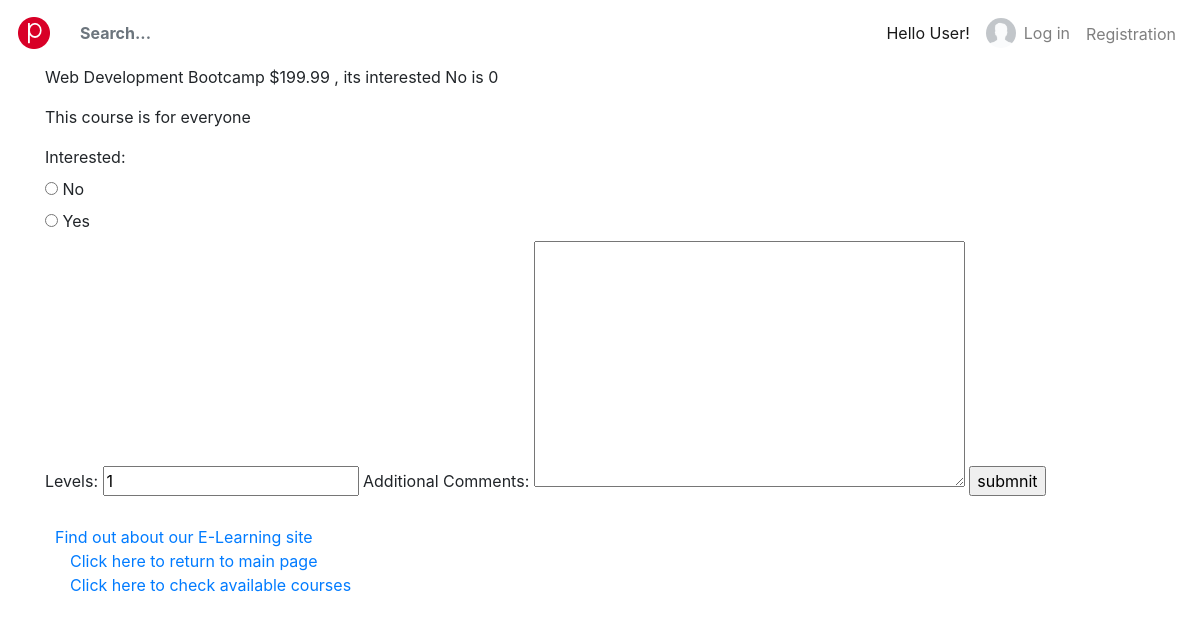
The app's page /myapp/courses/8, older data.
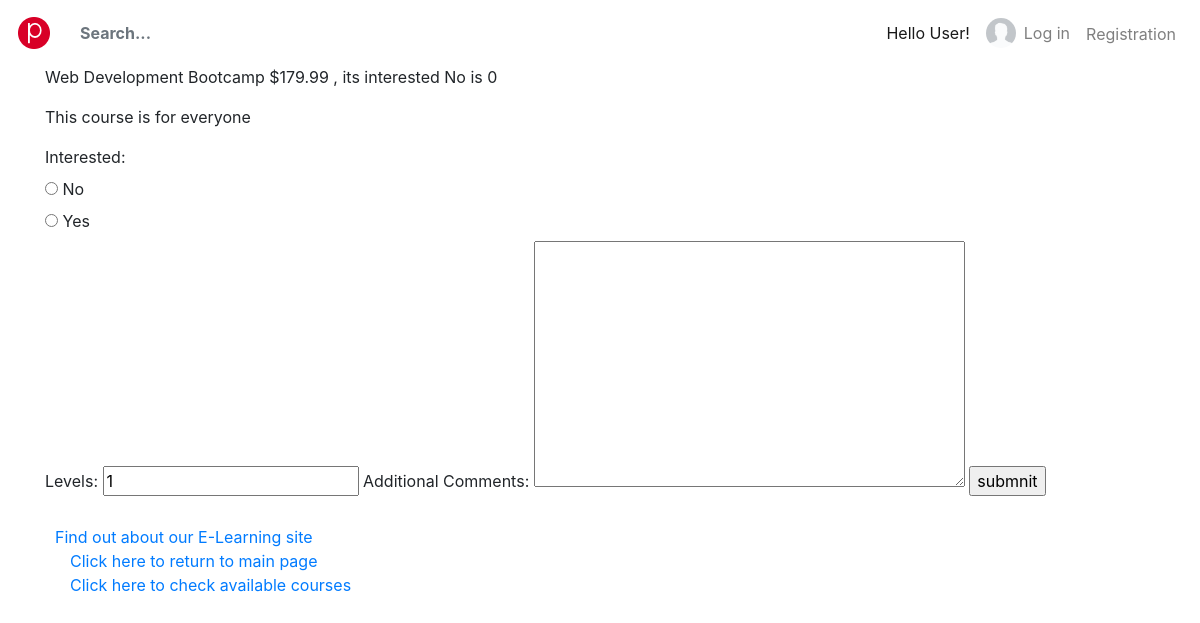
The same page, newer data.
### myapp/models.py (models this page shows, shortened)
class Course(models.Model):
    topic = models.ForeignKey(Topic, related_name='courses', on_delete=models.CASCADE)
    name = models.CharField(max_length=200)
    price = models.DecimalField(max_digits=10, decimal_places=2, validators=[validate_price])
    for_everyone = models.BooleanField(default=True)
    description = models.TextField(max_length=300, null=True, blank=True)
    interested = models.PositiveIntegerField(default=0)
    stages = models.PositiveIntegerField(default=3)

### myapp/views.py (the view)
# urls.py: path(r'courses/<int:course_no>', views.course_detail, name="course_detail"),
def course_detail(request, course_no):
    course = get_object_or_404(Course, id=course_no)
    if request.method == "POST":
        form = InterestForm(request.POST)
        if form.is_valid():
            course.interested = course.interested + 1
            course.save()
            return courses(request)
    else:
        form = InterestForm()
    return render(request, 'myapp/course_detail.html', {'form': form, 'course': course})

### myapp/forms.py
class InterestForm(forms.Form):
    interested = forms.ChoiceField(widget=forms.RadioSelect, choices=[(0, 'No'), (1, 'Yes')])
    levels = forms.IntegerField(initial=1)
    comments = forms.CharField(widget=forms.Textarea(), label='Additional Comments', required=False)

### myapp/templates/myapp/course_detail.html (shortened to what this page needs)
{% extends 'Myapp/base.html' %}
{% block body_block %}
    <p>{{ course.name }}   ${{ course.price }} , its interested No is {{ course.interested }}</p>
    {% if course.for_everyone %}
        <p>This course is for everyone</p>
    {% else %}
        <p>This course is not for everyone</p>
    {% endif %}
        <form action="" method="post">
            {{ form }}
            <input type = "submit" value="submnit" />
        </form>
{% endblock %}

Row changes from the older to the newer data that the page shows:
changed Course "Web Development Bootcamp": price "199.99" → "179.99"
